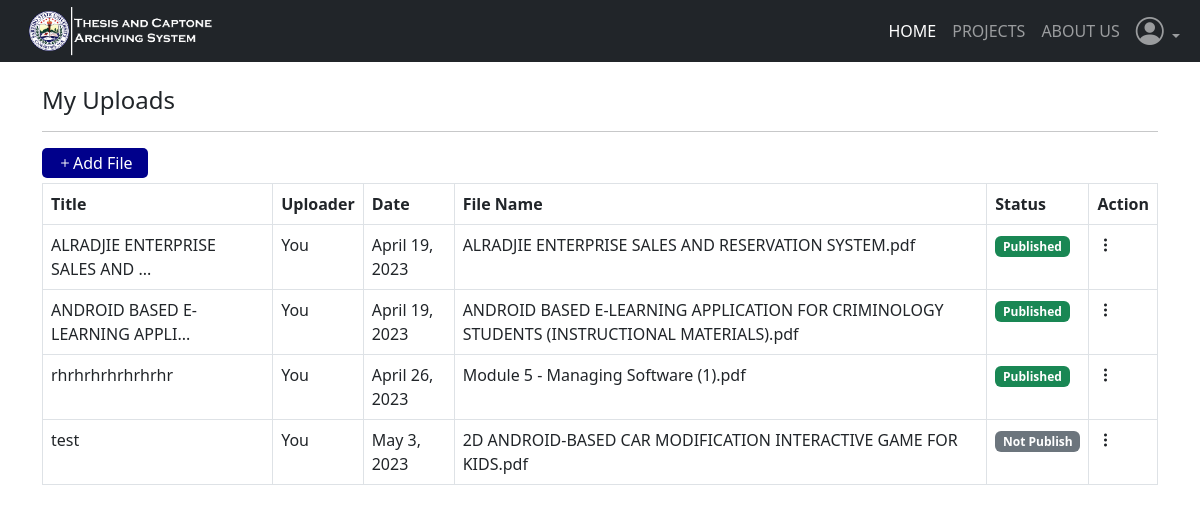
The page /user/userHome (signed in) on the database its author committed.
### tables this page shows
CREATE TABLE `uploads` (
  `id` int(11) NOT NULL,
  `title` varchar(355) NOT NULL,
  `author` varchar(255) NOT NULL,
  `uploadedby` varchar(100) NOT NULL,
  `uploader_id` int(11) NOT NULL,
  `year` varchar(4) NOT NULL,
  `course` varchar(100) NOT NULL,
  `description` longtext NOT NULL,
  `status` tinyint(1) NOT NULL,
  `file_name` varchar(100) NOT NULL,
  `file_size` double NOT NULL,
  `file_path` varchar(200) NOT NULL,
  `uploaded_at` timestamp NOT NULL DEFAULT current_timestamp()
);

### user/userHome.php (the view, shortened to what this page needs)
<?php
include '../includes/Header.php';
include 'components/studentNabBar.php';
?>
<link rel="stylesheet" href="sidebar.css">
<div class="container-sm">
    <div class="upload-container">
        <div class="page-title mt-4">
            <h4>My Uploads</h4>
            <hr>
        </div>
        <div class="page-table">
            <button class="uplaod-button-user" data-bs-toggle="modal" data-bs-target="#exampleModal"><i class=" bi bi-plus"></i>Add File</button>
            <table class="table table-bordered">
                <tbody>
                    <thead>
                        <th>Title</th>
                        <th>Uploader</th>
                        <th>Date</th>
                        <th>File Name</th>
                        <th>Status</th>
                        <th>Action</th>
                    </thead>
                    <?php
                    $dbConn = new DatabaseConnection();
                    $Conn = $dbConn->dbConnection();
                    $sel = $Conn->prepare("SELECT * FROM uploads WHERE uploadedby =?");
                    $sel->execute(array($_SESSION['user_name']));
                    if ($sel->rowCount() > 0) {
                        while ($row = $sel->fetch()) { ?>
                <tbody>
                    <tr>
                        <td> <?php
                                $title = $row['title'];
                                $limit = 30;
                                if (strlen($title) > $limit) {
                                    $title_short = substr($title, 0, $limit) . '...';
                                    echo '<span title="' . htmlspecialchars($title) . '">' . htmlspecialchars($title_short) . '</span>';
                                } else {
                                    echo htmlspecialchars($title);
                                }
                                ?></td>
                        <td><?php
                            if ($row['uploadedby'] === $_SESSION['user_name']) {
                                echo "You";
                            } ?>
                        </td>
                        <td><?php $uploaded_at = $row['uploaded_at'];
                            $formatted_date = date('F j, Y', strtotime($uploaded_at));
                            echo htmlspecialchars($formatted_date); ?></td>
                        <td><?php echo $row['file_name']; ?></td>
                        <td>
                            <?php
                            switch ($row['status']) {
                                case '1':
                                    echo "<span class='badge bg-success badge-pill'>Published</span>";
                                    break;
                                case '0':
                                    echo "<span class='badge bg-secondary badge-pill'>Not Publish</span>";
                                    break;
                            }
                            ?>
                        </td>
                        <td>
                            <i class="bi bi-three-dots-vertical " id="dropdownMenuButton1" data-bs-toggle="dropdown" aria-expanded="false" style="cursor:pointer;"></i>
                        </td>
                    </tr>
                </tbody>
        <?php }
                    }
        ?> </tbody>
            </table>
        </div>
    </div>
</div>
<?php
include '../includes/Footer.php'
?>

### includes/Header.php (shortened to what this page needs)
<!DOCTYPE html>
<html lang="en">
<head>
    <link rel="stylesheet" href="https://cdn.datatables.net/1.13.4/css/jquery.dataTables.css" />
    <link rel="stylesheet" href="https://cdn.jsdelivr.net/npm/bootstrap-icons@1.10.4/font/bootstrap-icons.css">
    <link rel="stylesheet" href="https://cdn.jsdelivr.net/npm/bootstrap@5.3.0-alpha3/dist/css/bootstrap.min.css">
    <link rel="stylesheet" href="../asset/css/home.css">
    <link rel="stylesheet" href="../asset/css/login.css">
    <link rel="stylesheet" href="../asset/css/register.css">
    <link rel="stylesheet" href="../asset/css/modal.css">
    <link rel="stylesheet" href="../asset/css/settings.css">
    <link rel="stylesheet" href="../asset/css/about.css">
    <link rel="stylesheet" href="../asset/css/style.css">
</head>
<body>

### user/components/studentNabBar.php (shortened to what this page needs)
<nav class="navbar navbar-expand-lg navbar-dark bg-dark p-0">
    <div class="container-fluid">
        <a class="navbar-brand m-0" href="#">
            <img class="m-0" src="../asset/images/tcasw.png" alt="web-logo" width="200">
        </a>
        <div class="collapse navbar-collapse" id="navbarNav">
            <ul class="navbar-nav ms-auto d-flex justify-content-start align-items-center m-0 p-0">
                <li class="nav-item">
                    <a class="nav-link text-uppercase active" aria-current="page" href="userHome.php">Home</a>
                </li>
                <li class="nav-item">
                    <a class="nav-link text-uppercase" href="./updateProject.php">Projects</a>
                </li>
                <li class="nav-item">
                    <a class="nav-link text-uppercase" href="about.php">About us</a>
                </li>
                <li class="nav-item dropdown">
                    <a class="nav-link text-uppercase dropdown-toggle" href="#" role="button" data-bs-toggle="dropdown" aria-expanded="false">
                        <i class="bi bi-person-circle fs-3"></i>
                    </a>
                </li>
            </ul>
        </div>
    </div>
</nav>

### includes/Footer.php (shortened to what this page needs)
</body>
</html>

### asset/css/about.css (style rules this page uses)
* { padding: 0; margin: 0; box-sizing: border-box; }
body { overflow-x: hidden; }

### includes/Header.php (style rules this page uses)
html, body { margin: 0; padding: 0; }

### user/userHome.php (style rules this page uses)
.uplaod-button-user { background-color: darkblue; border: none; color: white; padding: 3px 15px; outline: none; border-radius: 5px; margin: 5px 0; display: flex; justify-content: flex-end; }

### rows shown on the page
uploads: title "ALRADJIE ENTERPRISE SALES AND ...", uploadedby "You", uploaded_at "April 19, 2023", file_name "ALRADJIE ENTERPRISE SALES AND RESERVATION SYSTEM.pdf", status "Published"
uploads: title "ANDROID BASED E-LEARNING APPLI...", uploadedby "You", uploaded_at "April 19, 2023", file_name "ANDROID BASED E-LEARNING APPLICATION FOR CRIMINOLOGY STUDENTS (INSTRUCTIONAL MATERIALS).pdf", status "Published"
uploads: title "rhrhrhrhrhrhrhr", uploadedby "You", uploaded_at "April 26, 2023", file_name "Module 5 - Managing Software (1).pdf", status "Published"
uploads: title "test", uploadedby "You", uploaded_at "May 3, 2023", file_name "2D ANDROID-BASED CAR MODIFICATION INTERACTIVE GAME FOR KIDS.pdf", status "Not Publish"
